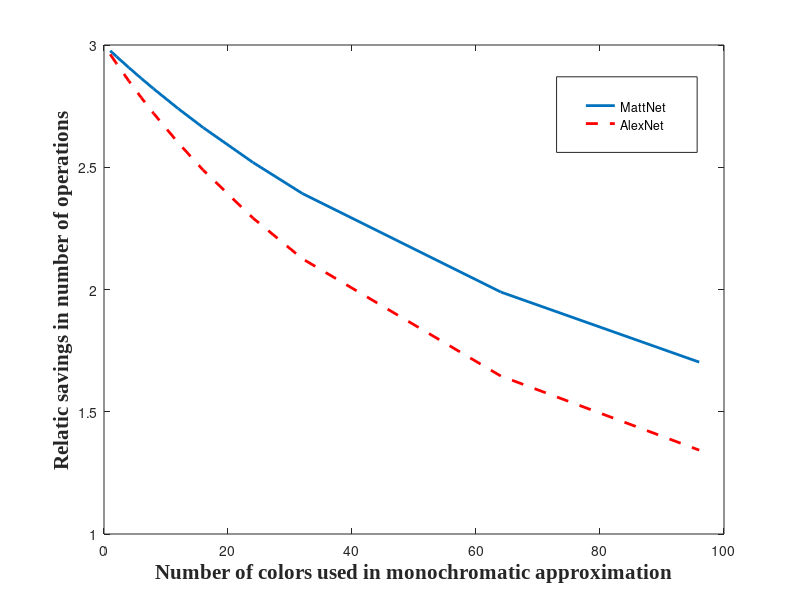

Write the MATLAB code that produced this figure.
num_colors = [1, 2, 4, 6, 8, 12, 16, 24, 32, 64, 96];

figure1 = figure('Position', [0, 0, 700, 500]);

% Matt
C = 3;
F = 96;
X = 7;
N = 224;
M = 110;

approx_ops = [];
for i = 1:length(num_colors)
   CC = num_colors(i);
   no = CC * C^2 * N * N + X * X * F * M * M;
   approx_ops = [approx_ops, no]; 
end

orig_ops = C * X * X * F * M * M;
plot(num_colors, orig_ops ./ approx_ops, 'linewidth', 2);
hold on;

% Alex
C = 3;
F = 96;
X = 11;
N = 224;
M = 55;

approx_ops = [];
for i = 1:length(num_colors)
   CC = num_colors(i);
   no = CC * C^2 * N * N + X * X * F * M * M;
   approx_ops = [approx_ops, no]; 
end

orig_ops = C * X * X * F * M * M;
plot(num_colors, orig_ops ./ approx_ops, 'r--', 'linewidth', 2);


xlabel('Number of colors used in monochromatic approximation', 'FontSize', 15, 'FontName', 'TimesNewRoman', 'FontWeight', 'bold');
ylabel('Relatic savings in number of operations', 'FontSize', 15, 'FontName', 'TimesNewRoman', 'FontWeight', 'bold');
%title('Relative decrease in number of operations for various monochromatic operations applied to MattNet');
legend1 = legend('MattNet', 'AlexNet');

set(legend1,'Position',[0.695714285714286 0.746 0.175714285714286 0.126]);

saveas(figure1, 'expr_compress/paper/img/monochromatic_numcolors_vs_numops', 'epsc');